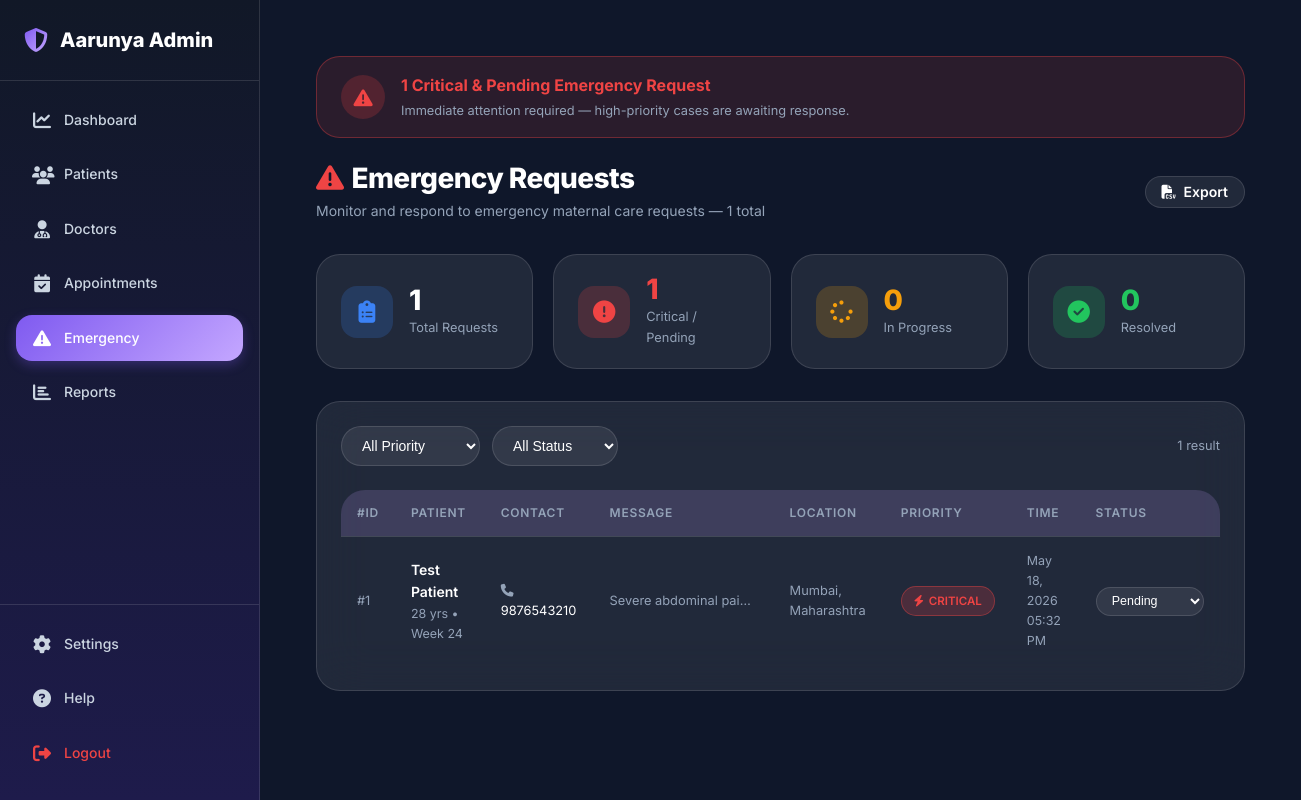
Page /admin/pages/emergency.php (signed in) on the committed database.
### tables this page shows
CREATE TABLE emergency_requests (
    id INT AUTO_INCREMENT PRIMARY KEY,
    user_id INT NOT NULL,
    message TEXT,
    location VARCHAR(255),
    phone VARCHAR(20),
    status VARCHAR(50) DEFAULT 'pending',
    priority VARCHAR(20) DEFAULT 'high',
    resolved_by INT,
    resolved_at TIMESTAMP NULL,
    created_at TIMESTAMP DEFAULT CURRENT_TIMESTAMP,
    updated_at TIMESTAMP DEFAULT CURRENT_TIMESTAMP ON UPDATE CURRENT_TIMESTAMP,
    FOREIGN KEY (user_id) REFERENCES users(id) ON DELETE CASCADE,
    FOREIGN KEY (resolved_by) REFERENCES admins(id) ON DELETE SET NULL,
    INDEX idx_user (user_id),
    INDEX idx_status (status),
    INDEX idx_priority (priority)
);

CREATE TABLE users (
    id INT AUTO_INCREMENT PRIMARY KEY,
    name VARCHAR(255) NOT NULL,
    email VARCHAR(255) UNIQUE NOT NULL,
    password VARCHAR(255) NOT NULL,
    phone VARCHAR(20),
    age INT,
    lmp_date DATE DEFAULT NULL COMMENT 'Last Menstrual Period date',
    pregnancy_week INT,
    due_date DATE,
    profile_photo VARCHAR(255) DEFAULT NULL,
    status VARCHAR(20) DEFAULT 'active',
    created_at TIMESTAMP DEFAULT CURRENT_TIMESTAMP,
    updated_at TIMESTAMP DEFAULT CURRENT_TIMESTAMP ON UPDATE CURRENT_TIMESTAMP,
    INDEX idx_email (email),
    INDEX idx_status (status),
    INDEX idx_phone (phone)
);

### admin/pages/emergency.php (the view, shortened to what this page needs)
<?php
require_once '../includes/db.php';
$totalRequests    = $pdo->query("SELECT COUNT(*) FROM emergency_requests")->fetchColumn();
$criticalRequests = $pdo->query("SELECT COUNT(*) FROM emergency_requests WHERE priority = 'high' AND status != 'resolved'")->fetchColumn();
$resolvedRequests = $pdo->query("SELECT COUNT(*) FROM emergency_requests WHERE status = 'resolved'")->fetchColumn();
$inProgressCount  = $pdo->query("SELECT COUNT(*) FROM emergency_requests WHERE status = 'in_progress'")->fetchColumn();
$query = "SELECT e.*, u.name as user_name, u.email, u.age, u.pregnancy_week, u.phone as user_phone
          FROM emergency_requests e
          JOIN users u ON e.user_id = u.id";
$params     = [];
$query .= " ORDER BY e.priority DESC, e.created_at DESC";
$stmt = $pdo->prepare($query);
$stmt->execute($params);
$requests = $stmt->fetchAll();
include '../includes/header.php';
include '../includes/sidebar.php';
?>
<div class="page-wrap animate-fade-in">
<?php if ($criticalRequests > 0): ?>
<div class="critical-banner">
    <div class="pulse-icon"><i class="fas fa-exclamation-triangle"></i></div>
    <div class="banner-text">
        <strong><?php echo number_format($criticalRequests); ?> Critical &amp; Pending Emergency Request<?php echo $criticalRequests !== 1 ? 's' : ''; ?></strong>
        <p>Immediate attention required — high-priority cases are awaiting response.</p>
    </div>
</div>
<?php endif; ?>
<div class="page-header">
    <div class="page-header-left">
        <h1><i class="fas fa-exclamation-triangle" style="color:#EF4444;margin-right:.5rem;"></i>Emergency Requests</h1>
        <p>Monitor and respond to emergency maternal care requests — <?php echo number_format($totalRequests); ?> total</p>
    </div>
    <a href="../actions/export_data.php?type=emergency&format=csv" class="btn btn-secondary btn-sm">
        <i class="fas fa-file-csv"></i> Export
    </a>
</div>
<div class="stats-row">
    <div class="stat-tile">
        <div class="stat-tile-icon" style="background:rgba(59,130,246,.2);color:#3B82F6;">
            <i class="fas fa-clipboard-list"></i>
        </div>
        <div class="stat-tile-body">
            <div class="val"><?php echo number_format($totalRequests); ?></div>
            <div class="lbl">Total Requests</div>
        </div>
    </div>
    <div class="stat-tile">
        <div class="stat-tile-icon" style="background:rgba(239,68,68,.2);color:#EF4444;">
            <i class="fas fa-exclamation-circle"></i>
        </div>
        <div class="stat-tile-body">
            <div class="val" style="color:#EF4444;"><?php echo number_format($criticalRequests); ?></div>
            <div class="lbl">Critical / Pending</div>
        </div>
    </div>
    <div class="stat-tile">
        <div class="stat-tile-icon" style="background:rgba(245,158,11,.2);color:#F59E0B;">
            <i class="fas fa-spinner"></i>
        </div>
        <div class="stat-tile-body">
            <div class="val" style="color:#F59E0B;"><?php echo number_format($inProgressCount); ?></div>
            <div class="lbl">In Progress</div>
        </div>
    </div>
    <div class="stat-tile">
        <div class="stat-tile-icon" style="background:rgba(34,197,94,.2);color:#22C55E;">
            <i class="fas fa-check-circle"></i>
        </div>
        <div class="stat-tile-body">
            <div class="val" style="color:#22C55E;"><?php echo number_format($resolvedRequests); ?></div>
            <div class="lbl">Resolved</div>
        </div>
    </div>
</div>
<div class="glass-card" style="padding:1.5rem;">
    <div class="toolbar">
        <div class="toolbar-left">
            <form method="GET" id="filterForm" style="display:contents;">
                <select name="priority" class="filter-sel" onchange="document.getElementById('filterForm').submit()">
                    <option value="">All Priority</option>
                </select>
                <select name="status" class="filter-sel" onchange="document.getElementById('filterForm').submit()">
                    <option value="">All Status</option>
                </select>
            </form>
        </div>
        <span style="font-size:.8rem;color:var(--text-muted);align-self:center;">
            <?php echo count($requests); ?> result<?php echo count($requests) !== 1 ? 's' : ''; ?>
        </span>
    </div>
    <?php if (count($requests) > 0): ?>
    <div class="table-wrap">
        <table class="data-table">
            <thead>
                <tr>
                    <th>#ID</th>
                    <th>Patient</th>
                    <th>Contact</th>
                    <th>Message</th>
                    <th>Location</th>
                    <th>Priority</th>
                    <th>Time</th>
                    <th>Status</th>
                </tr>
            </thead>
            <tbody>
            <?php foreach ($requests as $req): ?>
            <tr>
                <td style="color:var(--text-muted);font-size:.8rem;">#<?php echo $req['id']; ?></td>
                <td>
                    <div style="font-weight:600;"><?php echo htmlspecialchars($req['user_name']); ?></div>
                    <div style="font-size:.78rem;color:var(--text-muted);">
                        <?php echo $req['age'] ? intval($req['age']) . ' yrs' : ''; ?>
                        <?php if ($req['pregnancy_week']): ?>
                            &bull; Week <?php echo intval($req['pregnancy_week']); ?>
                        <?php endif; ?>
                    </div>
                </td>
                <td style="font-size:.8rem;">
                    <i class="fas fa-phone" style="color:var(--text-muted);margin-right:.3rem;"></i>
                    <?php echo htmlspecialchars($req['user_phone'] ?? $req['contact'] ?? '—'); ?>
                </td>
                <td style="max-width:180px;">
                    <div style="overflow:hidden;text-overflow:ellipsis;white-space:nowrap;font-size:.8rem;color:var(--text-muted);" title="<?php echo htmlspecialchars($req['message'] ?? ''); ?>">
                        <?php echo htmlspecialchars($req['message'] ?? 'No message'); ?>
                    </div>
                </td>
                <td style="font-size:.8rem;color:var(--text-muted);">
                    <?php echo htmlspecialchars($req['location'] ?? '—'); ?>
                </td>
                <td>
                    <?php
                    $p = $req['priority'] ?? 'low';
                    $pClass = $p === 'high' ? 'badge-priority-high' : ($p === 'medium' ? 'badge-priority-medium' : 'badge-priority-low');
                    $pLabel = $p === 'high' ? 'CRITICAL' : strtoupper($p);
                    ?>
                    <span class="badge <?php echo $pClass; ?>">
                        <?php if ($p === 'high'): ?><i class="fas fa-bolt"></i><?php endif; ?>
                        <?php echo $pLabel; ?>
                    </span>
                </td>
                <td style="font-size:.78rem;color:var(--text-muted);">
                    <?php echo date('M d, Y', strtotime($req['created_at'])); ?><br>
                    <?php echo date('h:i A', strtotime($req['created_at'])); ?>
                </td>
                <td>
                    <form method="POST" style="display:inline;">
                        <select name="status" class="status-sel"
                                onchange="if(confirm('Update status to '+this.options[this.selectedIndex].text+'?')) this.form.submit(); else this.value='<?php echo htmlspecialchars($req['status']); ?>';">
                            <option value="pending"     <?php echo $req['status'] === 'pending'     ? 'selected' : ''; ?>>Pending</option>
                        </select>
                    </form>
                </td>
            </tr>
            <?php endforeach; ?>
            </tbody>
        </table>
    </div>
    <?php endif; ?>
</div>
</div>
<?php include '../includes/footer.php'; ?>

### admin/includes/header.php (style rules this page uses)
.glass-card { background: var(--glass-bg); backdrop-filter: var(--glass-blur); border: 1px solid var(--glass-border); border-radius: var(--radius-xl); padding: 1.5rem; transition: all var(--transition-base); }
.data-table { width: 100%; border-collapse: collapse; }
.data-table thead { background: rgba(196, 167, 255, 0.1); }
.data-table th { padding: 1rem; text-align: left; font-size: var(--font-sm); font-weight: var(--font-semibold); color: var(--text-secondary); border-bottom: 1px solid var(--divider); }
.data-table td { padding: 1rem; font-size: var(--font-sm); color: var(--text-primary); border-bottom: 1px solid var(--divider); }
.data-table tbody tr { transition: background var(--transition-fast); }

### admin/pages/emergency.php (style rules this page uses)
.page-wrap { padding: 2rem; }
.page-header { display:flex; justify-content:space-between; align-items:center; margin-bottom:2rem; }
.page-header-left h1 { font-size:1.75rem; font-weight:800; color:#fff; margin:0 0 .25rem; }
.page-header-left p { color:var(--text-muted); font-size:.875rem; margin:0; }
.stats-row { display:grid; grid-template-columns:repeat(4,1fr); gap:1.25rem; margin-bottom:2rem; }
.stat-tile { background:var(--glass-bg); border:1px solid var(--glass-border); border-radius:var(--radius-xl); padding:1.25rem 1.5rem; display:flex; align-items:center; gap:1rem; transition:all var(--transition-base); }
.stat-tile-icon { width:52px; height:52px; border-radius:var(--radius-lg); display:flex; align-items:center; justify-content:center; font-size:1.4rem; flex-shrink:0; }
.stat-tile-body .val { font-size:1.75rem; font-weight:800; color:#fff; line-height:1; }
.stat-tile-body .lbl { font-size:.8rem; color:var(--text-muted); margin-top:.25rem; }
.toolbar { display:flex; flex-wrap:wrap; gap:.75rem; align-items:center; justify-content:space-between; margin-bottom:1.5rem; }
.toolbar-left { display:flex; flex-wrap:wrap; gap:.75rem; align-items:center; flex:1; }
.filter-sel { padding:.6rem 1rem; background:var(--glass-bg); border:1px solid var(--glass-border); border-radius:var(--radius-full); color:#fff; font-size:.875rem; cursor:pointer; transition:all var(--transition-base); }
.filter-sel option { background:#1e1b4b; color:#fff; }
.data-table { width:100%; border-collapse:collapse; }
.data-table thead tr { background:rgba(196,167,255,.08); }
.data-table th { padding:.85rem 1rem; text-align:left; font-size:.75rem; font-weight:600; color:var(--text-muted); text-transform:uppercase; letter-spacing:.06em; border-bottom:1px solid var(--divider); white-space:nowrap; }
.data-table td { padding:.9rem 1rem; font-size:.875rem; color:var(--text-primary); border-bottom:1px solid var(--divider); vertical-align:middle; }
.data-table tbody tr { transition:background var(--transition-fast); }
.data-table tbody tr:last-child td { border-bottom:none; }
.badge { display:inline-flex; align-items:center; gap:.3rem; padding:.3rem .75rem; border-radius:var(--radius-full); font-size:.72rem; font-weight:600; white-space:nowrap; }
.badge-priority-high { background:rgba(239,68,68,.2); color:#EF4444; border:1px solid rgba(239,68,68,.4); animation:blink-badge 1.8s ease-in-out infinite; }
.status-sel { padding:.35rem .7rem; font-size:.78rem; background:var(--glass-bg); border:1px solid var(--glass-border); border-radius:var(--radius-full); color:#fff; cursor:pointer; }
.status-sel option { background:#1e1b4b; }
.table-wrap { overflow-x:auto; border-radius:var(--radius-xl); }
.critical-banner { display:flex; align-items:center; gap:1rem; background:rgba(239,68,68,.12); border:1px solid rgba(239,68,68,.35); border-radius:var(--radius-xl); padding:1rem 1.5rem; margin-bottom:1.5rem; }
.critical-banner .pulse-icon { width:44px; height:44px; border-radius:50%; background:rgba(239,68,68,.2); color:#EF4444; display:flex; align-items:center; justify-content:center; font-size:1.2rem; flex-shrink:0; animation:pulse-ring 2s ease-in-out infinite; }
.critical-banner .banner-text strong { color:#EF4444; font-size:1rem; }
.critical-banner .banner-text p { color:var(--text-muted); font-size:.8rem; margin:.15rem 0 0; }

### rows in the picture
emergency_requests: id "1", user.name "Test Patient", user.age "28", user.pregnancy_week "24", user.phone "9876543210", message "Severe abdominal pai…", location "Mumbai, Maharashtra", priority "CRITICAL", created_at "May 18, 2026", created_at "05:32 PM", status "Pending"

### other values in the picture
$criticalRequests "1"
$totalRequests "1"
$inProgressCount "0"
$resolvedRequests "0"
count($requests) "1"
